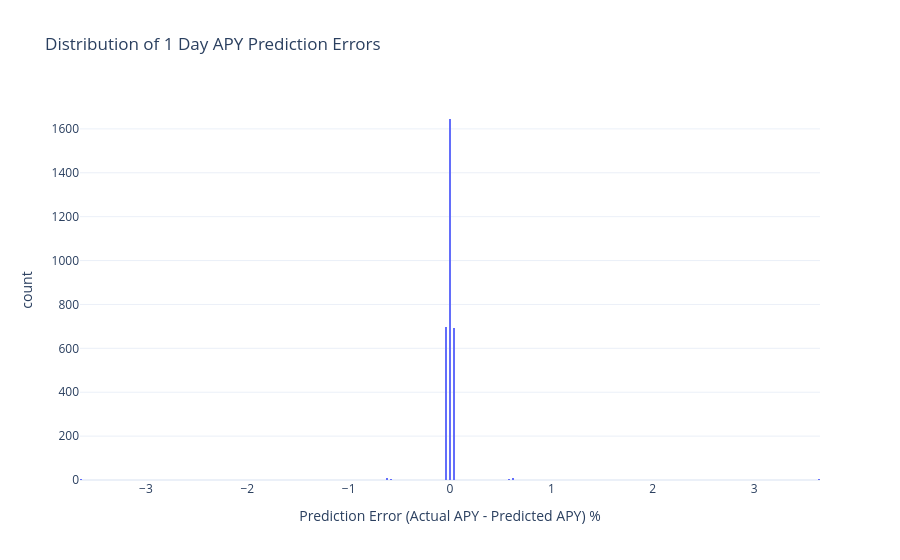

Notebook source saved alongside this figure:
### Code cell
# Calculate prediction errors
df["error_1d"] = df["actual_apy_1d"] - df["pred_apy_1d"]
df["error_5d"] = df["actual_apy_5d"] - df["pred_apy_5d"]
df["error_30d"] = df["actual_apy_30d"] - df["pred_apy_30d"]

# Create separate histograms for the prediction errors
# Create ECDF plots for prediction errors
import plotly.graph_objects as go
import numpy as np


# Create separate histograms for each error column
fig1 = px.histogram(
    df,
    x="error_1d",
    title="Distribution of 1 Day APY Prediction Errors",
    labels={"error_1d": "Prediction Error (Actual APY - Predicted APY) %"},
)
fig1.show()

fig2 = px.histogram(
    df,
    x="error_5d",
    title="Distribution of 5 Day APY Prediction Errors",
    labels={"error_5d": "Prediction Error (Actual APY - Predicted APY) %"},
)
fig2.show()

fig3 = px.histogram(
    df,
    x="error_30d",
    title="Distribution of 30 Day APY Prediction Errors",
    labels={"error_30d": "Prediction Error (Actual APY - Predicted APY) %"},
)
fig3.show()

### Figure 1 — Plotly figure (JSON) as saved in the notebook; plotly's stock layout.template omitted (floating-point values rounded to 4 significant figures; data arrays with more than 128 entries replaced by an {"elided": "..."} marker saying what was removed)
{"data": [{"alignmentgroup": "True", "bingroup": "x", "hovertemplate": "Prediction Error (Actual APY - Predicted APY) %=%{x}<br>count=%{y}<extra></extra>", "legendgroup": "", "marker": {"color": "#636efa", "pattern": {"shape": ""}}, "name": "", "offsetgroup": "", "orientation": "v", "showlegend": false, "type": "histogram", "x": {"elided": "3076 float values"}, "xaxis": "x", "yaxis": "y"}], "layout": {"barmode": "relative", "legend": {"tracegroupgap": 0}, "title": {"text": "Distribution of 1 Day APY Prediction Errors"}, "xaxis": {"anchor": "y", "domain": [0, 1], "title": {"text": "Prediction Error (Actual APY - Predicted APY) %"}}, "yaxis": {"anchor": "x", "domain": [0, 1], "title": {"text": "count"}}}}
